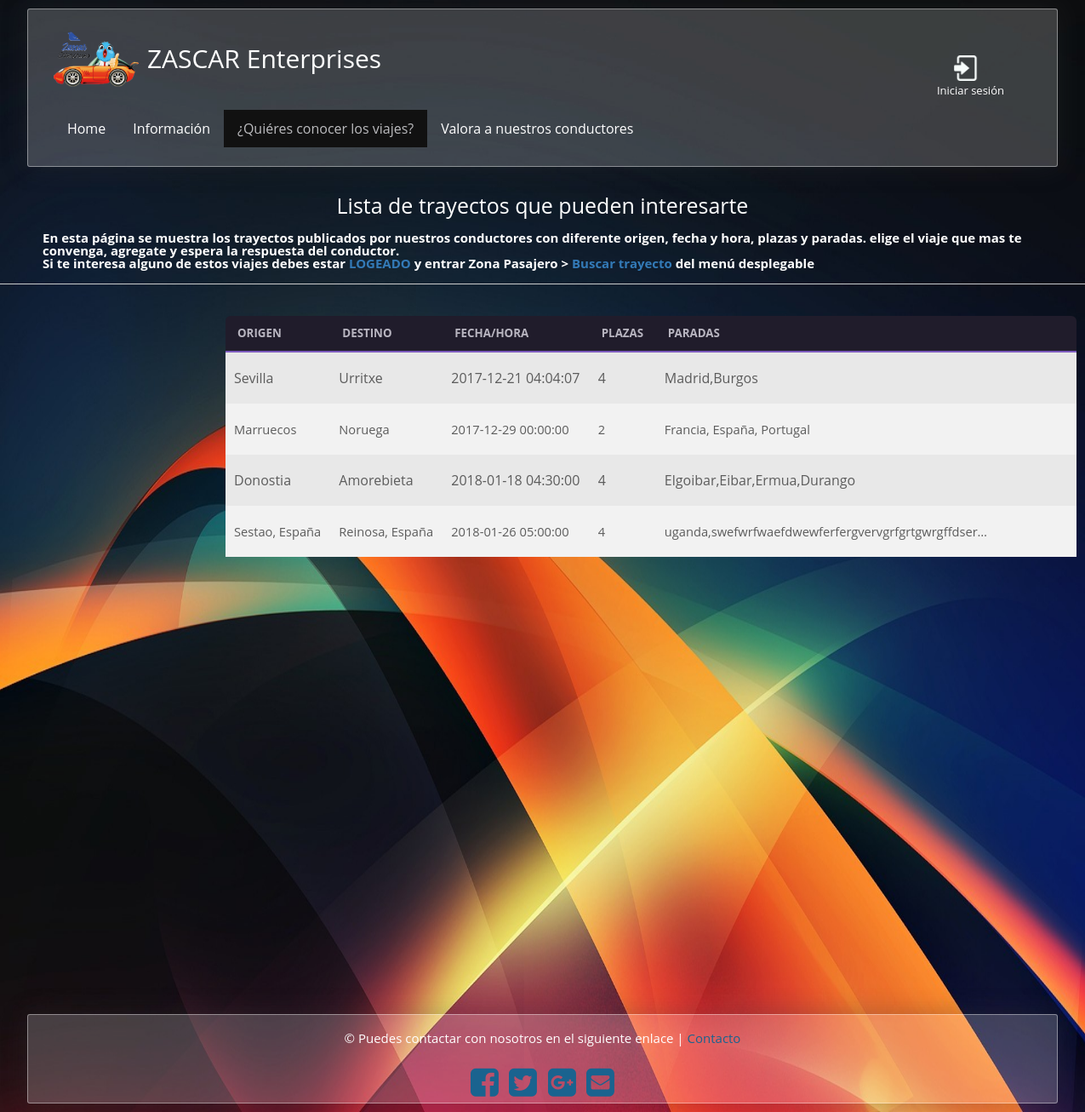
Screenshot of /controlador/controlador_listar_trayectos.php with the database file from the repository.
### tables this page shows
CREATE TABLE `trayecto` (
  `idtrayecto` int(11) NOT NULL,
  `origen` varchar(40) NOT NULL,
  `destino` varchar(40) NOT NULL,
  `fecha_hora` datetime NOT NULL,
  `plazas` int(2) NOT NULL,
  `paradas` varchar(200) NOT NULL,
  `idusuario` int(11) NOT NULL
);

### controlador/controlador_listar_trayectos.php (called while the page is built)
<?php
 require_once("../modelo/trayectos.php");
$lista = new Trayectos();
$pd = $lista->listar_trayectos();
require_once("../vista/listarTrayectos.php");
?>

### conector/conector.php (called while the page is built)
<?php
class Conectar {
    public static function conexion() {
        $localhost = 'localhost';
        $usuario = 'root';
        $contrasena = '';
        $bbdd = 'zascar';
        $link = mysqli_connect($localhost, $usuario, $contrasena, $bbdd);
        $link->query("SET NAMES 'utf8'");
        return $link;
    }
}

### modelo/trayectos.php (called while the page is built, shortened)
<?php
require_once '../conector/conector.php';
class trayectos {
    private $link;
    private $usuario;
    public function __construct() {
        $this->link = Conectar::conexion();
        $this->usuario = array();
    }
    public function listar_trayectos() {
        $sql = "CALL listarTrayecto()";
        $consulta = $this->link->query($sql);
        while ($row = mysqli_fetch_array($consulta, MYSQLI_ASSOC)) {
            $this->usuario[] = $row;
        }
        return $this->usuario;
    }
}
?>

### vista/listarTrayectos.php (the view, shortened to what this page needs)
<!doctype html>
<html lang="en">
    <head>
        <link rel="stylesheet" href="https://maxcdn.bootstrapcdn.com/bootstrap/3.3.7/css/bootstrap.min.css">
        <link rel="stylesheet" href="../css/style.css">
    </head>
    <body>
        <header>
            <div id="logo"><img src="../img/logo.png">ZASCAR Enterprises
                <?php
                $now = time();
                if (isset($_SESSION['loggedin']) && $_SESSION['loggedin'] == true && $now < $_SESSION['expire']) {
                    echo "<a  href='../controlador/logout.php'><img class='login-img' src='../img/logoutbutton.png'/></a>";
                    echo "<p style='color:white;'>Bienvenido, ";
                    echo "<font color = 'orange'><a  href='../vista/miCuenta.php' style='color:orange;'>";
                    echo ($_SESSION['username']);
                    echo"</font></a>";
                    echo "</p>";
                } else {
                    echo"<a  href='../vista/login.php'><img class='login-img' src='../img/loginbutton.png'/></a>";
                    echo "<p>Iniciar sesión</p>";
                }
                ?>
            </div>
            <br>
            <br>
            <nav>
                <ul>
                    <li><a href="../index.php">Home</a></li>
                    <li><a href="../vista/informacion.php">Información</a></li>
                    <li><a href="#" class="active">¿Quiéres conocer los viajes?</a></li>
                    <li><a href="../vista/valorarConductores.php">Valora a nuestros conductores</a></li>
                </ul>
            </nav>
        </header>
        <br>
        <br>
        <h1 align="center">Lista de trayectos que pueden interesarte</h1>
        <br>
        <p><strong class="strindex">En esta página se muestra los trayectos publicados por nuestros conductores
            con diferente origen, fecha y hora, plazas y paradas. elige el viaje que mas te convenga, agregate y espera
            la respuesta del conductor.<p>
                Si te interesa alguno de estos viajes debes estar <strong><a href="../vista/login.php">LOGEADO</a></strong> y entrar Zona Pasajero > <strong><a href="../vista/buscarTrayectos.php"> Buscar trayecto </a></strong> del menú desplegable
            </strong> </p>
        <hr>
        <div class="margeneslista">
            <div class="container">
                <div class="listWrap">
                    <ul class="list tabla-listar" >
                        <li>
                            <span>Origen</span>
                            <span>Destino</span>
                            <span>Fecha/Hora</span>
                            <span>Plazas</span>
                            <span>Paradas</span>
                            <span></span>
                        </li>
                        <?php
                        foreach ($pd as $trayecto) {
                            ?>
                            <li>
                                <span class="tabla-campos"><?php echo $trayecto["origen"]; ?></span>
                                <span class="tabla-campos"><?php echo $trayecto["destino"]; ?></span>
                                <span><?php echo $trayecto["fecha_hora"]; ?></span>
                                <span><?php echo $trayecto["plazas"]; ?></span>
                                <span class="tabla-campos"><?php echo $trayecto["paradas"]; ?></span>
                                <span><p></span>
                                <span><p></span>
                                <span><p></span>
                            </li>
                            <?php
                        }
                        ?>
                    </ul>
                </div>
            </div>
        </div>
     <footer>
            <p>&copy; Puedes contactar con nosotros en el siguiente enlace | <a href="contacto.php">Contacto</a>
            <div class="">
                <link href="//maxcdn.bootstrapcdn.com/font-awesome/4.1.0/css/font-awesome.min.css" rel="stylesheet">
                <a href="https://www.facebook.com"><i id="social-fb" class="fa fa-facebook-square fa-3x social"></i></a>
                <a href="https://twitter.com"><i id="social-tw" class="fa fa-twitter-square fa-3x social"></i></a>
                <a href="https://plus.google.com"><i id="social-gp" class="fa fa-google-plus-square fa-3x social"></i></a>
                <a href="mailto:pepa_la@cerda.com"><i id="social-em" class="fa fa-envelope-square fa-3x social"></i></a>
            </div>
    </footer>
    </body>
</html>

### rows the page displays
trayecto: origen "Sevilla", destino "Urritxe", fecha_hora "2017-12-21 04:04:07", plazas "4", paradas "Madrid,Burgos"
trayecto: origen "Marruecos", destino "Noruega", fecha_hora "2017-12-29 00:00:00", plazas "2", paradas "Francia, España, Portugal"
trayecto: origen "Donostia", destino "Amorebieta", fecha_hora "2018-01-18 04:30:00", plazas "4", paradas "Elgoibar,Eibar,Ermua,Durango"
trayecto: origen "Sestao, España", destino "Reinosa, España", fecha_hora "2018-01-26 05:00:00", plazas "4", paradas "uganda,swefwrfwaefdwewferfergvervgrfgrtgwrgffdser…"
